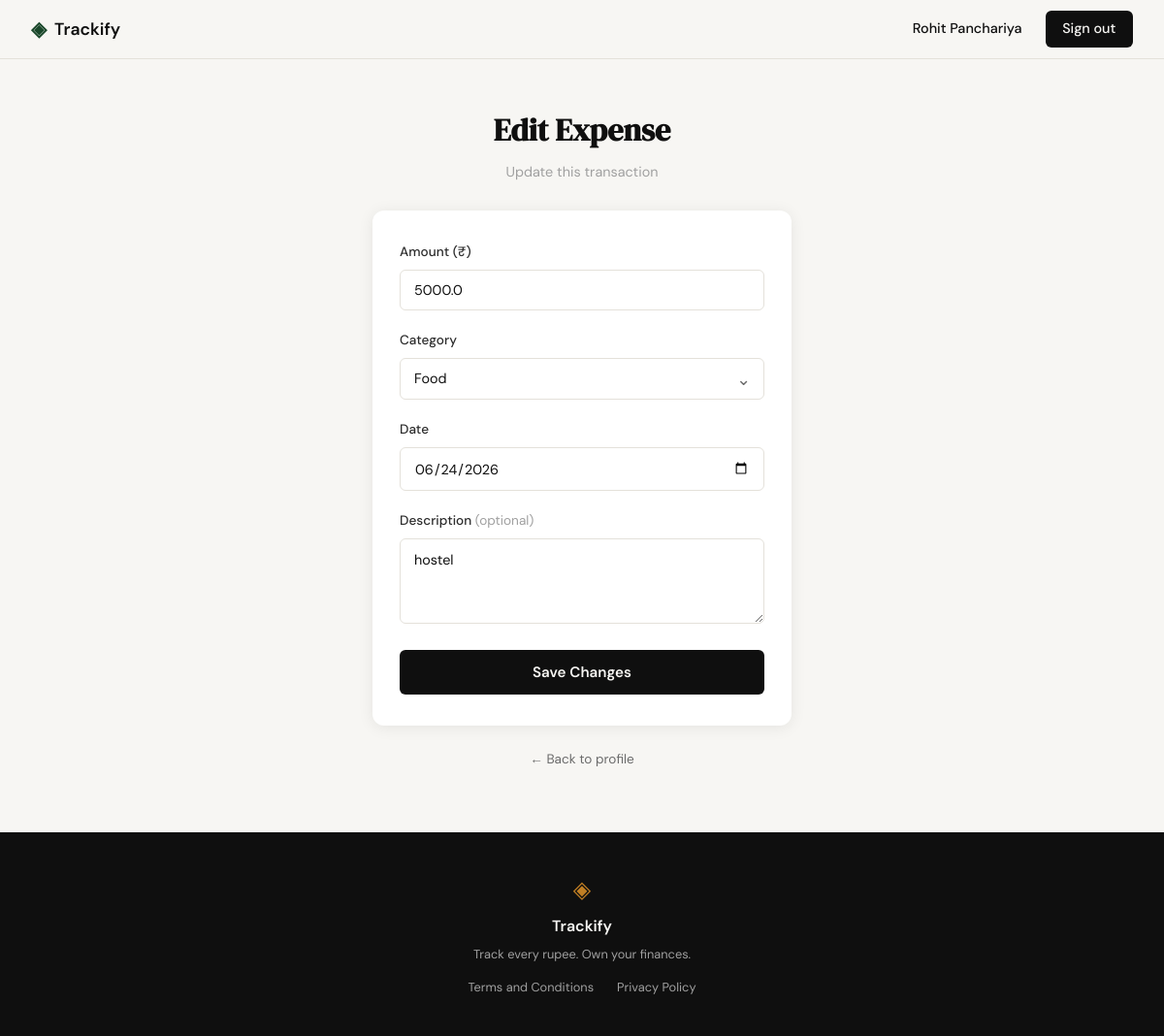
/expenses/35/edit (signed in), run on the app's committed database.
### tables this page shows
CREATE TABLE expenses (
            id          INTEGER PRIMARY KEY AUTOINCREMENT,
            user_id     INTEGER NOT NULL REFERENCES users(id) ON DELETE CASCADE,
            amount      REAL    NOT NULL,
            category    TEXT    NOT NULL,
            date        TEXT    NOT NULL,
            description TEXT,
            created_at  TEXT    DEFAULT (datetime('now'))
        );

### app.py (the view, shortened to what this page needs)
@app.route("/expenses/<int:id>/edit", methods=["GET", "POST"])
@login_required
def edit_expense(id):
    expense = get_expense_by_id(id, session["user_id"])
    if expense is None:
        abort(404)
    if request.method == "GET":
        return render_template("edit_expense.html", expense=expense, categories=VALID_CATEGORIES)

### app.py (called while the page is built)
def login_required(f):
    @functools.wraps(f)
    def decorated(*args, **kwargs):
        if not session.get('user_id'):
            flash("Please sign in to continue.")
            return redirect(url_for('login'))
        return f(*args, **kwargs)
    return decorated

### database/db.py (called while the page is built)
def get_db():
    conn = sqlite3.connect(DB_PATH)
    conn.row_factory = sqlite3.Row
    conn.execute("PRAGMA foreign_keys = ON")
    return conn

### database/queries.py (called while the page is built)
def get_expense_by_id(expense_id, user_id):
    conn = get_db()
    try:
        row = conn.execute(
            "SELECT id, amount, category, date, description FROM expenses "
            "WHERE id = ? AND user_id = ?",
            (expense_id, user_id),
        ).fetchone()
        if row is None:
            return None
        return {
            "id": row["id"],
            "amount": row["amount"],
            "category": row["category"],
            "date": row["date"],
            "description": row["description"],
        }
    finally:
        conn.close()

### templates/edit_expense.html (shortened to what this page needs)
{% extends "base.html" %}
{% block head %}
  <link rel="stylesheet" href="{{ url_for('static', filename='css/style.css') }}">
{% endblock %}
{% block content %}
<div class="add-expense-page">
  <div class="add-expense-header">
    <h1 class="add-expense-title">Edit Expense</h1>
    <p class="add-expense-subtitle">Update this transaction</p>
  </div>
  <div class="add-expense-card">
    <form method="POST" action="{{ url_for('edit_expense', id=expense.id) }}">
      <div class="ae-field">
        <label class="ae-label" for="amount">Amount (₹)</label>
        <input
          type="number"
          id="amount"
          name="amount"
          class="ae-input"
          step="0.01"
          min="0.01"
          value="{{ expense.amount }}"
          required
        >
      </div>
      <div class="ae-field">
        <label class="ae-label" for="category">Category</label>
        <div class="ae-select-wrap">
          <select id="category" name="category" class="ae-input ae-select" required>
            {% for cat in categories %}
            <option value="{{ cat }}" {% if expense.category == cat %}selected{% endif %}>{{ cat }}</option>
            {% endfor %}
          </select>
          <span class="ae-select-arrow">&#8964;</span>
        </div>
      </div>
      <div class="ae-field">
        <label class="ae-label" for="date">Date</label>
        <input
          type="date"
          id="date"
          name="date"
          class="ae-input"
          value="{{ expense.date }}"
          required
        >
      </div>
      <div class="ae-field">
        <label class="ae-label" for="description">Description <span class="ae-optional">(optional)</span></label>
        <textarea
          id="description"
          name="description"
          class="ae-input ae-textarea"
          placeholder="What was this for?"
        >{{ expense.description or '' }}</textarea>
      </div>
      <button type="submit" class="ae-submit">Save Changes</button>
    </form>
  </div>
  <a href="{{ url_for('profile') }}" class="ae-back-link">&#8592; Back to profile</a>
</div>
{% endblock %}

### static/css/style.css (style rules this page uses)
:root { --ink: #0f0f0f; --ink-soft: #2d2d2d; --ink-muted: #6b6b6b; --ink-faint: #a0a0a0; --paper: #f7f6f3; --paper-warm: #f0ede6; --paper-card: #ffffff; --accent: #1a472a; --accent-light: #e8f0eb; --accent-2: #c17f24; --accent-2-light: #fdf3e3; --danger: #c0392b; --danger-light: #fdecea; --success: #1a6b3a; --success-light: #e6f4ec; --border: #e4e1da; --border-soft: #eeebe4; --font-display: 'DM Serif Display', Georgia, serif; --font-body: 'DM Sans', system-ui, sans-serif; --max-width: 1200px; --auth-width: 440px; --radius-sm: 6px; --radius-md: 12px; --radius-lg: 20px; }
*, *::before, *::after { box-sizing: border-box; margin: 0; padding: 0; }
html { font-size: 16px; scroll-behavior: smooth; }
body { background: var(--paper); color: var(--ink); font-family: var(--font-body); font-size: 1rem; line-height: 1.6; -webkit-font-smoothing: antialiased; }
a { color: inherit; text-decoration: none; }
.add-expense-page { max-width: 480px; margin: 0 auto; padding: 3rem 1.5rem 4rem; display: flex; flex-direction: column; align-items: center; }
.add-expense-header { text-align: center; margin-bottom: 1.75rem; }
.add-expense-title { font-family: var(--font-display); font-size: 2rem; font-weight: 700; color: var(--ink); margin: 0 0 0.35rem; }
.add-expense-subtitle { font-size: 0.9rem; color: var(--ink-faint); margin: 0; }
.add-expense-card { background: var(--paper-card); border-radius: var(--radius-md); padding: 2rem 1.75rem; width: 100%; box-shadow: 0 2px 16px rgba(15, 15, 15, 0.08); }
.ae-field { margin-bottom: 1.25rem; }
.ae-label { display: block; font-size: 0.85rem; font-weight: 500; color: var(--ink-soft); margin-bottom: 0.45rem; }
.ae-optional { font-weight: 400; color: var(--ink-faint); }
.ae-input { width: 100%; padding: 0.7rem 0.875rem; border: 1px solid var(--border); border-radius: var(--radius-sm); background: var(--paper-card); font-family: var(--font-body); font-size: 0.9rem; color: var(--ink); box-sizing: border-box; outline: none; transition: border-color 0.2s; appearance: none; -webkit-appearance: none; }
.ae-input::placeholder { color: var(--ink-faint); }
.ae-select-wrap { position: relative; }
.ae-select { cursor: pointer; padding-right: 2.25rem; }
.ae-select-arrow { position: absolute; right: 0.875rem; top: 50%; transform: translateY(-50%); font-size: 1.1rem; color: var(--ink-muted); pointer-events: none; }
.ae-textarea { resize: vertical; min-height: 88px; line-height: 1.5; }
.ae-submit { display: block; width: 100%; padding: 0.8rem; margin-top: 0.5rem; background: var(--ink); color: var(--paper); border: none; border-radius: var(--radius-sm); font-family: var(--font-body); font-size: 0.95rem; font-weight: 600; cursor: pointer; transition: background 0.2s; }
.ae-back-link { display: inline-block; margin-top: 1.5rem; font-size: 0.85rem; color: var(--ink-muted); text-decoration: none; transition: color 0.2s; }

### data on the page
expenses: amount "5000.0", category "Food", date "06/24/2026", description "hostel"

### other printed values
{{ session['user_name'] }} "Rohit Panchariya"
